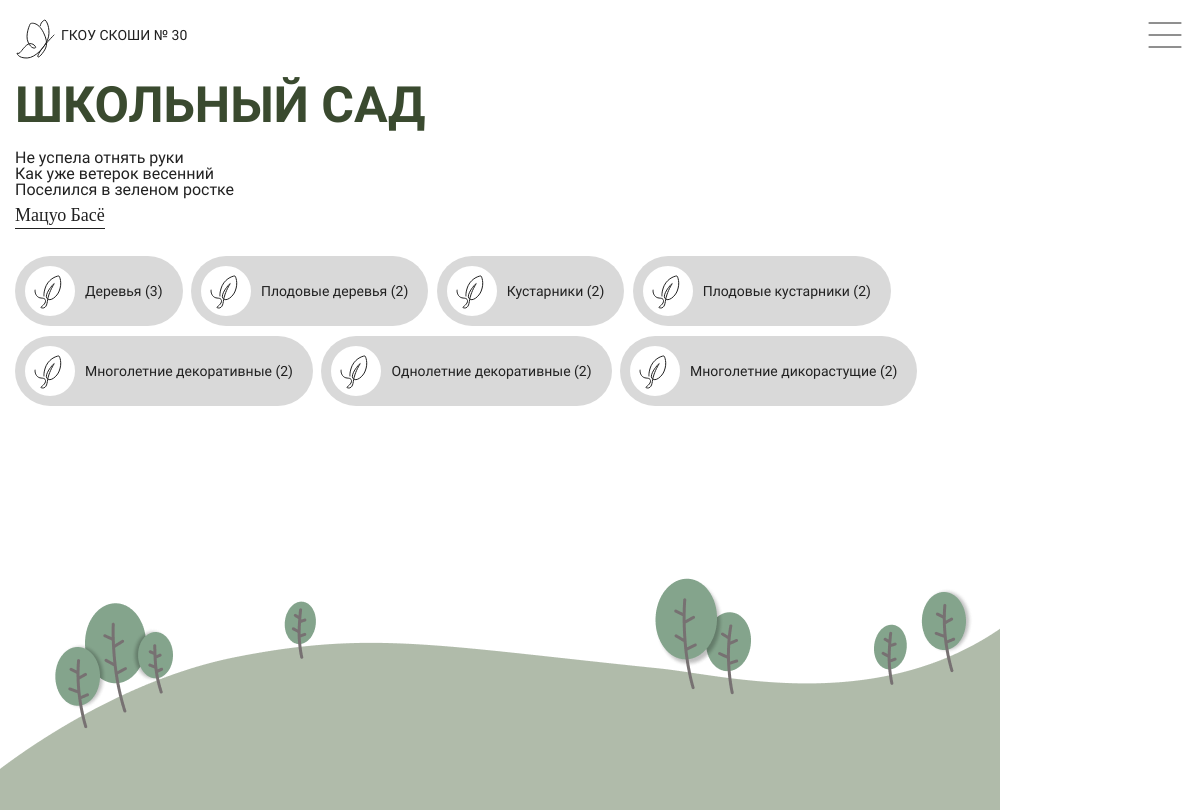
The app's page /index/ with its own data.
### garden/models.py (models this page shows, shortened)
class Message(db.Model):
    __tablename__ = 'messages'
    id = db.Column(db.Integer, primary_key=True)
    text = db.Column(db.Text, unique=True, nullable=False)
    author = db.Column(db.String(100), nullable=False)
    priority = db.Column(db.Enum(Priority), nullable=False, default=Priority.low)
    display = db.Column(db.Enum(Display), nullable=False, default=Display.disabled)
    status = db.Column(db.Enum(Status), nullable=False, default=Status.CREATED)
    timestamp = db.Column(db.DateTime, default=datetime.now)

### garden/routes.py (the view)
@app.route('/')
@app.route('/index/')
def index():
    current_message = services.get_message_for_render()
    quantities = services.get_quantity_categories()
    return render_template ('view/index.html',
                            message=current_message,
                            categories=Category,
                            quantities=quantities,
                            quantity=100,
                            settings=settings)

### garden/services.py (called while the page is built)
def get_quantity_categories():
    dict = {}
    for cat in Category:
        quantity = Plant.query.filter(Plant.category == cat.name,
                                Plant.status != 'DELETED',
                                Plant.display == 'enabled').count()
        dict[cat.name] = quantity
    return dict

def get_message_for_render():
    message = Message.query.filter(Message.priority == 'normal',
                                           Message.status != 'DELETED',
                                           Message.display == 'enabled').order_by(func.random()).first()
    return message

### garden/templates/view/index.html
{% extends 'view_base.html' %}
{% block main %}
<div class="main-title">
  <h1 class="montserrat-alternates-extrabold">{{ settings['main_title'] }}</h1>
</div>
<section class="message">
  <p class="message__text source-sans-3-400">{{ message.text|safe }}</p>
  <div class="message__author">
    <p class="caveat-400">{{ message.author|safe }}</p>
  </div>
</section>
<section class="categories montserrat-alternates-medium">
  {% for category in categories %}
    <a href="{{ url_for('show_category', category_name=category.name) }}" class="category-button">
      <img src="{{ url_for('static', filename='icons/icon_btn_03.svg') }}" alt="Icon" width="50" height="50">
      <span>{{ category.value['title'] }} ({{ quantities[category.name] }})</span>
    </a>
  {% endfor %}
</section>
{% endblock %}

### garden/static/css/main.css (style rules this page uses)
body { padding-top: 10px; }
.main-title { font-size: 50px; color: #3A4A2F; margin-bottom: 20px; }
.message { margin-bottom: 32px; }
.message__text { font-size: 16px; margin-bottom: 8px; }
.message__author p { font-size: 18px; display: inline; padding-bottom: 2px; border-bottom: 1px solid #212121; }
.category-button { display: inline-flex; align-items: center; gap: 10px; padding: 10px 10px; background: #d9d9d9; color: #212121; text-decoration: none; border-radius: 40px; transition: background 0.3s; margin: 0 5px 10px 0; }
.category-button span { padding-right: 10px; font-size: 14px; }

### records on screen
Message: text "Не успела отнять руки Как уже ветерок весенний Поселился в зеленом ростке", author "Мацуо Басё"

### other values on screen
{{ settings['site_header'] }} "ГКОУ СКОШИ № 30"
{{ settings['main_title'] }} "ШКОЛЬНЫЙ САД"
{{ category.value['title'] }} "Деревья" "Плодовые деревья" "Кустарники" "Плодовые кустарники" "Многолетние декоративные" "Однолетние декоративные" "Многолетние дикорастущие"
{{ quantities[category.name] }} "3" "2" "2" "2" "2" "2" "2"
